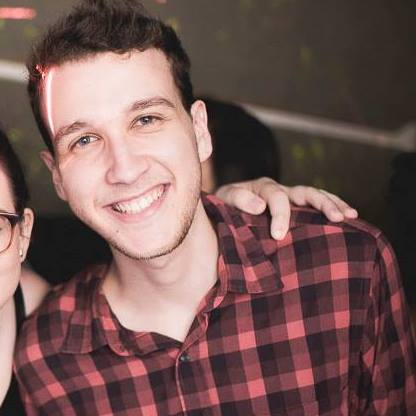
#> input picture Leo_profile.jpg, 416 x 416 px
$ python example1.py   (Python 2 division)
#> lines starting #> are read from the running program, lines starting #| are printed output that depends on the picture
# Pillow examples - The Python Image Library

# http://pillow.readthedocs.io/en/3.2.x/handbook/tutorial.html
# http://effbot.org/imagingbook/
# https://www.codementor.io/python/tutorial/image-manipulation-in-python

from PIL import Image
import os, sys


# [84 lines left out: functions convert_to_jpeg, create_thumbnail, crop_image, rotate_region, roll, invert_bands, not called in this run]

def invert_colors(img):

    width, height = img.size

    new_img = Image.new("RGB", (width, height), "white")
    pixels = new_img.load()

    for i in range(width):
        for j in range(height):

            pixel = img.getpixel((i,j))

            pixels[i, j] = (255 - pixel[0], 255 - pixel[1], 255 - pixel[2])

    return new_img

def apply_tan(img):

    width, height = img.size
    tan = 30

    new_img = Image.new("RGB", (width, height), "white")
    pixels = new_img.load()

    for i in range(width):
        for j in range(height):

            pixel = img.getpixel((i,j))

            if pixel[0] > 150:
                pixels[i, j] = (pixel[0] - tan, pixel[1] - tan, pixel[2] - tan)
            else:
                pixels[i, j] = (pixel[0], pixel[1], pixel[2])

    return new_img


if __name__ == '__main__':

    # [5 lines of commented-out code are left out]

    img = Image.open("Leo_profile.jpg")
#> img is the input picture: PIL image 416x416 RGB; mean R, G, B 116.5, 87.4, 84.2
    inverted_img = invert_colors(img)
#> in invert_colors, `new_img = Image.new("RGB", (width, height), "white")`: new_img: PIL image 416x416 RGB; every value is 255
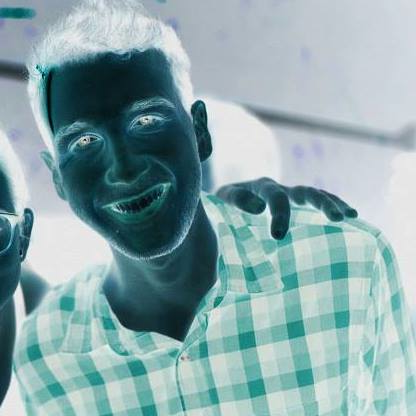
#> inverted_img: PIL image 416x416 RGB; mean R, G, B 138.5, 167.6, 170.8
    tanned_img = apply_tan(img)
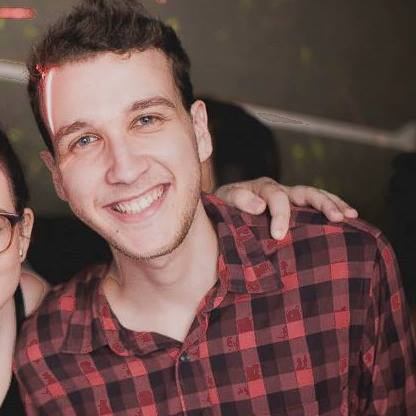
#> tanned_img: PIL image 416x416 RGB; mean R, G, B 107.6, 78.5, 75.4

    inverted_img.show()
    tanned_img.show()
